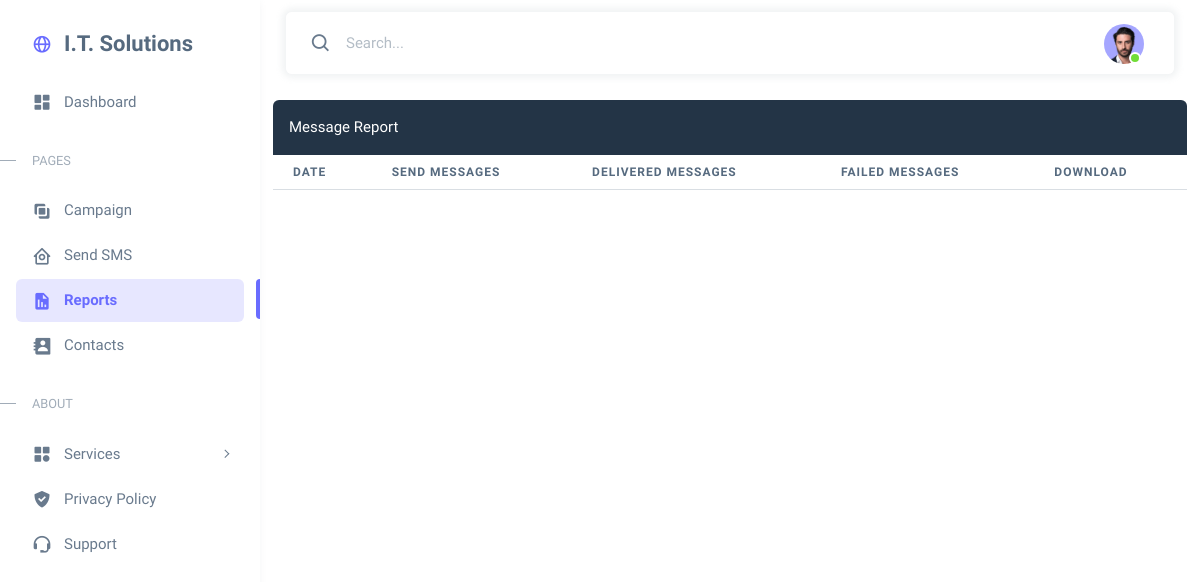
Before: /reports/ (signed in) with the older database file.
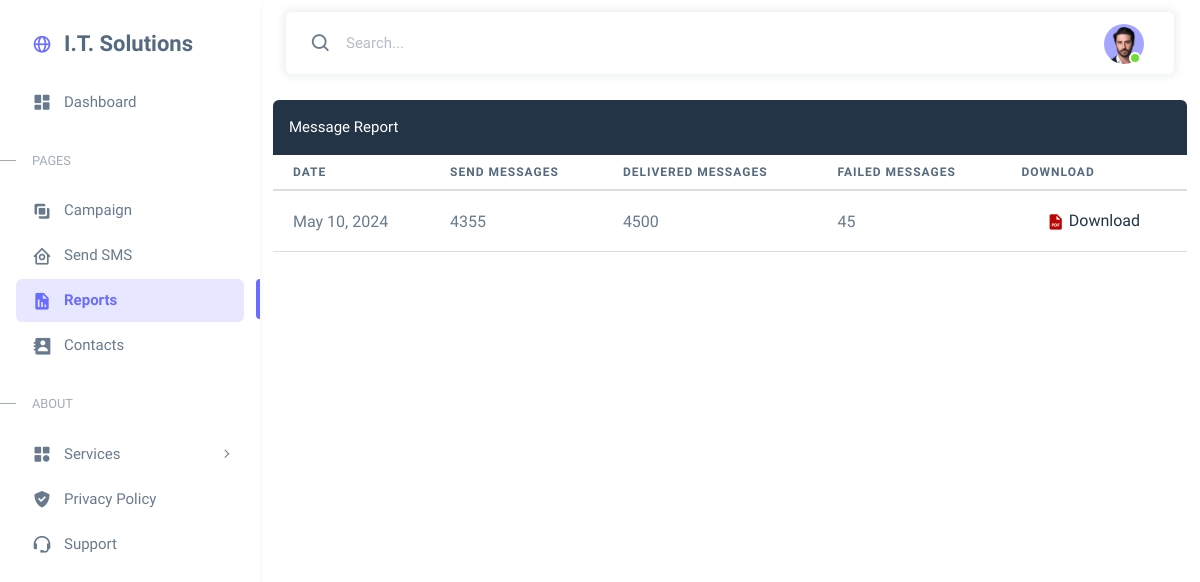
After: the same page with the newer database file.
### smsapp/models.py (models this page shows, shortened)
class ReportInfo(models.Model):
    email = models.ForeignKey(settings.AUTH_USER_MODEL, on_delete=models.CASCADE)
    message_date = models.DateField()
    message_send = models.IntegerField()
    message_delivery = models.IntegerField()
    message_failed = models.IntegerField()
    report_file = models.FileField(upload_to='reports/',null=True)
    original_filename = models.CharField(max_length=255, default=timezone.now().strftime('%Y-%m-%d-%H-%M-%S'))

### smsapp/views.py (the view)
# urls.py: path('reports/', views.Reports, name='reports'),
@login_required
def Reports(request):
    report_list = ReportInfo.objects.filter(email=request.user)
    return render(request, 'reports.html', {"report_list":report_list})

### smsapp/templates/reports.html (shortened to what this page needs)
<html lang="en" class="light-style layout-menu-fixed" dir="ltr" data-theme="theme-default" data-assets-path="../assets/"
    data-template="vertical-menu-template-free">
<head>
    <link rel="stylesheet" href="/static/assets/vendor/fonts/boxicons.css" />
    <link rel="stylesheet" href="/static/assets/vendor/css/core.css" class="template-customizer-core-css" />
    <link rel="stylesheet" href="/static/assets/vendor/css/theme-default.css" class="template-customizer-theme-css" />
    <link rel="stylesheet" href="/static/assets/css/demo.css" />
    <link rel="stylesheet" href="/static/assets/vendor/libs/perfect-scrollbar/perfect-scrollbar.css" />
    <link rel="stylesheet" href="/static/assets/vendor/libs/apex-charts/apex-charts.css" />
</head>
<body>
    <div class="layout-wrapper layout-content-navbar">
        <div class="layout-container">
            <aside id="layout-menu" class="layout-menu menu-vertical menu bg-menu-theme">
                <div class="app-brand demo">
                    <a href="/dashboard/" class="app-brand-link">
                        <i class="menu-icon tf-icons bx bx-globe"></i>
                        <span class="app-brand-text menu-text fw-bolder fs-4">I.T. Solutions</span>
                    </a>
                </div>
                <ul class="menu-inner py-1">
                    <li class="menu-item">
                        <a href="/dashboard/" class="menu-link">
                            <i class="menu-icon tf-icons bx bxs-dashboard"></i>
                            <div data-i18n="Analytics">Dashboard</div>
                        </a>
                    </li>
                    <li class="menu-header small text-uppercase">
                        <span class="menu-header-text">Pages</span>
                    </li>
                    <li class="menu-item">
                        <a href="/campaign/" class="menu-link">
                            <i class="menu-icon tf-icons bx bx-unite"></i>
                            <div>Campaign</div>
                        </a>
                    </li>
                    <li class="menu-item">
                        <a href="/send-sms/" class="menu-link">
                            <i class="menu-icon tf-icons bx bx-home-circle"></i>
                            <div data-i18n="Analytics">Send SMS</div>
                        </a>
                    </li>
                    <li class="menu-item active">
                        <a href="/reports" class="menu-link">
                            <i class="menu-icon tf-icons bx bxs-report"></i>
                            <div data-i18n="Tables">Reports</div>
                        </a>
                    </li>
                    <li class="menu-item">
                        <a href="#" class="menu-link">
                            <i class="menu-icon tf-icons bx bxs-contact"></i>
                            <div data-i18n="Tables">Contacts</div>
                        </a>
                    </li>
                    <li class="menu-header small text-uppercase"><span class="menu-header-text">About</span></li>
                    <li class="menu-item">
                        <a href="javascript:void(0);" class="menu-link menu-toggle">
                            <i class="menu-icon tf-icons bx bxs-category"></i>
                            <div data-i18n="Form Layouts">Services</div>
                        </a>
                    </li>
                    <li class="menu-item">
                        <a href="https://www.itsolution4india.com/privacy-policy.php" class="menu-link">
                            <i class="menu-icon tf-icons bx bxs-check-shield"></i>
                            <div data-i18n="Documentation">Privacy Policy</div>
                        </a>
                    </li>
                    <li class="menu-item">
                        <a href="https://www.itsolution4india.com/contact.php" class="menu-link">
                            <i class="menu-icon tf-icons bx bx-support"></i>
                            <div data-i18n="Documentation">Support</div>
                        </a>
                    </li>
                </ul>
            </aside>
            <div class="layout-page" style="background-color: white;">
                <nav class="layout-navbar container-xxl navbar navbar-expand-xl navbar-detached align-items-center "
                    id="layout-navbar" style="background-color: black;">
                    <div class="navbar-nav-right d-flex align-items-center" id="navbar-collapse">
                        <div class="navbar-nav align-items-center">
                            <div class="nav-item d-flex align-items-center">
                                <i class="bx bx-search fs-4 lh-0"></i>
                                <input type="text" class="form-control border-0 shadow-none" placeholder="Search..."
                                    aria-label="Search..." />
                            </div>
                        </div>
                        <ul class="navbar-nav flex-row align-items-center ms-auto">
                            <li class="nav-item navbar-dropdown dropdown-user dropdown">
                                <a class="nav-link dropdown-toggle hide-arrow" href="javascript:void(0);"
                                    data-bs-toggle="dropdown">
                                    <div class="avatar avatar-online">
                                        <img src="/static/assets/img/avatars/1.png" alt
                                            class="w-px-40 h-auto rounded-circle" />
                                    </div>
                                </a>
                            </li>
                        </ul>
                    </div>
                </nav>
                <div class="content-wrapper">
                    <div class="container-xxl flex-grow-1 container-p-y">
                        <div class="row">
                            <div class="w-100 p-3 text-white rounded-top bg-dark">
                                Message Report</div>
                            <table class="table">
                                <thead>
                                    <tr>
                                        <th scope="col">Date</th>
                                        <th scope="col">Send Messages</th>
                                        <th scope="col">Delivered Messages</th>
                                        <th scope="col">Failed Messages</th>
                                        <th scope="col">Download</th>
                                    </tr>
                                </thead>
                                <tbody>
                                    {% for report in report_list %}
                                    <tr>
                                        <td>{{ report.message_date }}</td>
                                        <td>{{ report.message_send }}</td>
                                        <td>{{ report.message_delivery }}</td>
                                        <td>{{ report.message_failed }}</td>
                                        <td>
                                            {% if report.report_file %}
                                            <a href="{% url 'download_pdf' report_id=report.id %}"
                                                download="{{ report.report_file.name }}">
                                                <button class="btn btn-link text-dark text-sm mb-0 px-0 ms-4">
                                                    <i class='bx bxs-file-pdf' style='color:#ba0505'></i>
                                                    Download
                                                </button>
                                            </a>
                                            {% else %}
                                            No file available
                                            {% endif %}
                                        </td>
                                    </tr>
                                    {% endfor %}
                                </tbody>
                            </table>
                        </div>
                    </div>
                </div>
            </div>
        </div>
    </div>
</body>
</html>

### smsapp/static/assets/css/demo.css (style rules this page uses)
.menu .app-brand.demo { height: 64px; margin-top: 12px; }

Changed rows visible on the page:
added ReportInfo: message_date "May 10, 2024", message_send "4355", message_delivery "4500", message_failed "45"
